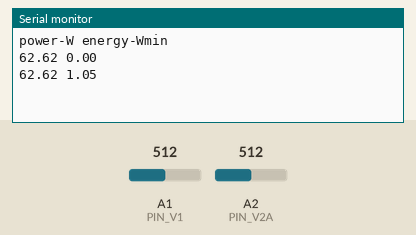
This sketch was run on a simulated Arduino Uno, built with avr-gcc and run on an emulated ATmega328P. On the bench: the last lines printed to the serial monitor. The inputs (shaded band) are chosen by the test bench; at power-on: A1 (PIN_V1) = 512, A2 (PIN_V2A) = 512.

Above: at 1.8 s.
1.9 s: A1 (PIN_V1) set to 716
At 2.3 s:
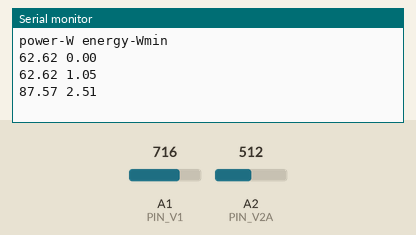
3.4 s: A2 (PIN_V2A) set to 716
At 4.7 s:
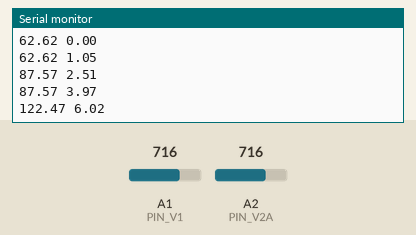
4.9 s: A1 (PIN_V1) set to 900
At 5.8 s:
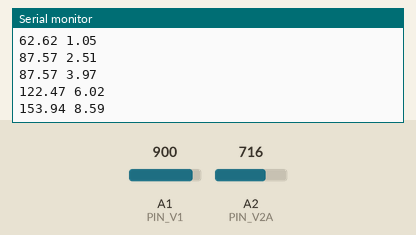
6.4 s: A2 (PIN_V2A) set to 900
At 7.5 s:
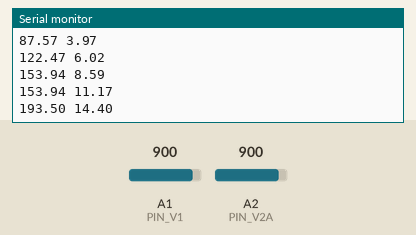
Timing chart, 0 to 8.9 s (numbered marks = the images above; inputs shaded):
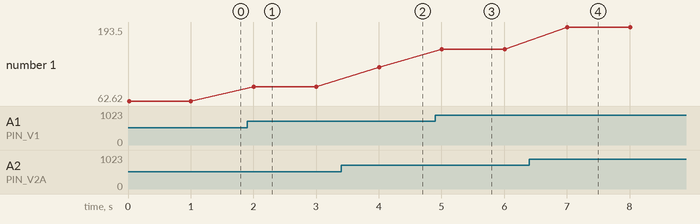

Measured:
- after the input at 1.9 s, the serial monitor: prints a new line after 0.10 s (image 1)
- after the input at 3.4 s, the serial monitor: prints a new line after 0.60 s (image 2)
- after the input at 4.9 s, the serial monitor: prints a new line after 0.11 s (image 3)
- after the input at 6.4 s, the serial monitor: prints a new line after 0.61 s (image 4)
- plotted number 1: 62.62 → 87.57 after the input at 1.9 s, 87.57 → 122.47 after the input at 3.4 s, 122.47 → 153.94 after the input at 4.9 s, 153.94 → 193.5 after the input at 6.4 s

The sketch:

DcPowerMonitor.ino
```cpp
/*
DC Power Monitor
Brett Deaton - 2022

Print to serial port the instantaneous power and cumulative energy
transferred through a DC circuit (of scale ~10 V, ~1 A).

The external wiring is a small shunt resistor (r_1 ~ 1 ohm) in
series with the source  (S) and load (L) and a large voltage
divider (having resistance r_2a + r_2b ~ 100 kohm, r_2a < r_2b)
in parallel with the source, as shown in the diagram below.

  +--------+----------------+
  |        /                |
  |        \ r_2b           |
  |        /                |
 (S)       |               (L)
  |        /                |
  |        \ r_2a           |
  |        /          r_1   |
  +--------+----------\/\---+

To compute power, the arduino combines two voltage measurements:
across the shunt resistor (v_1 < 5 V) and across the smaller of
the two resistors in the voltage divider parallel to the
source (v_2a < 5 V).

Connect test leads to appropriate analog pin (1 or 2), and
connect negative leads to grd.
*/

const int PIN_V1 = A1;
const int PIN_V2A = A2;
const float V_REF = 5.0; // reference voltage (arduino uno default)
const int N_RES = pow(2,10)-1; // resolution of analogRead()
const float R_1 = 1.1;
const float R_2A = 1e4;
const float R_2B = 1e5;
const float V_2_SCALE = (R_2A+R_2B)/R_2A; // v_2 = v_2a * v_2_scale
const float TIME_SCALE = 0.0000167; // time_min = time_ms * time_scale

float v_1 = 0;
float v_2a = 0;
float v_2 = 0;
float power = 0;
float energy = 0;
unsigned int time_now = 0;
unsigned int time_prev = 0;
unsigned int time_delta = 0;

void setup() {
  Serial.begin(9600);
  //Serial.println("V_2_SCALE: " + String(V_2_SCALE));
  Serial.println("power-W" + String(" energy-Wmin"));
}

void loop() {
  time_prev = time_now;
  time_now = millis();
  v_1 = analogRead(PIN_V1)*V_REF/N_RES;
  v_2a = analogRead(PIN_V2A)*V_REF/N_RES;
  v_2 = v_2a*V_2_SCALE;
  power = v_2 * v_1 / R_1;
  time_delta = time_now - time_prev;
  energy += power * time_delta * TIME_SCALE;
  Serial.println(power + String(" ") + String(energy));
  delay(1000);
}
```
